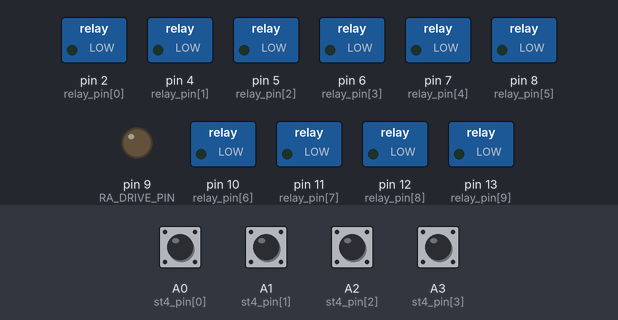
This sketch was run on a simulated Arduino Uno, built with avr-gcc and run on an emulated ATmega328P. On the bench: switched loads named in the sketch (green lamp = pin HIGH), output pins drawn as LEDs (lit = HIGH). The inputs (shaded band) are chosen by the test bench; at power-on: A0 (st4_pin[0]), A1 (st4_pin[1]), A2 (st4_pin[2]), A3 (st4_pin[3]) HIGH.

Above: at 1.2 s.
1.3 s: A1 (st4_pin[1]) pulled LOW for 0.15 s
At 1.37 s:
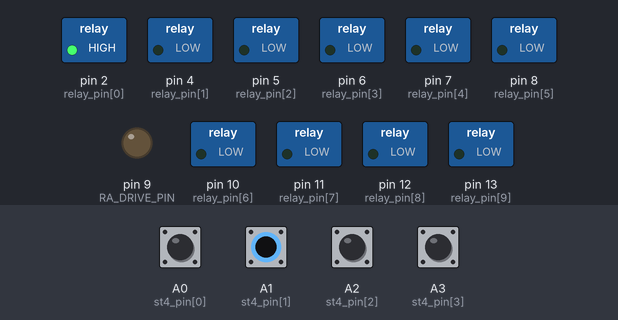
2.9 s: A2 (st4_pin[2]) pulled LOW for 0.15 s
At 2.97 s:
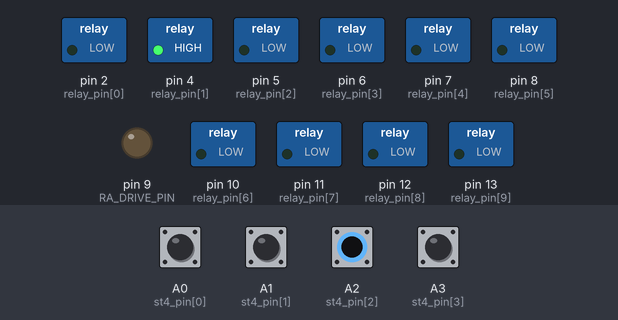
Timing chart, 0 to 5.9 s (numbered marks = the images above; inputs shaded):
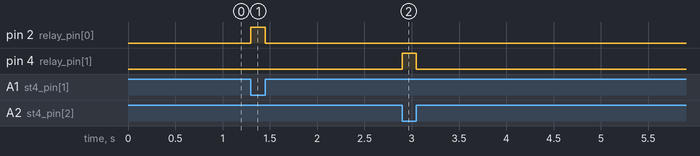

The sketch:

tinsley_motor_controller.ino
```cpp
#include <TimerOne.h>
#include <Wire.h>

const int I2C_ADDR = 42;
const int RA_DRIVE_PIN = 9;
const int LED_PIN = 13; // used for relay

const int relay_pin[] = {2, 4, 5, 6, 7, 8, 10, 11, 12, 13};
const int N_RELAYS = 10;
const int relay_nav_mask = 0x033; // N is 0x001 ... dome_right is 0x200
const int relay_north_mask = 0x001;
const int relay_south_mask = 0x002;
int prev_relays;
int relays;

const int st4_pin[] = {A0, A1, A2, A3};
const int st4_east = 0;
const int st4_north = 1;
const int st4_south = 2;
const int st4_west = 3;

const int RADuty = 10;
const int RADefaultRate = 8311; // sidereal
int curRARate, RARate, RAGuiding;
const int RAGuideMask = 16384;
const int RARateMask = RAGuideMask - 1;
const int RASolar = 8333;
const int RADeltaEast = 10526 - RASolar; // ST-4 Guiding, -25Hz
const int RADeltaWest = 6897 - RASolar; // ST-4 Guiding, +25Hz

const int N_I2C_BYTE = 32;

uint8_t i2c_command;
uint8_t i2c_data_in[N_I2C_BYTE];
uint8_t i2c_data_out[N_I2C_BYTE];
int i2c_bytes_out;

void setRA(int rate) {
    if(rate == 0) {
        Timer1.pwm(RA_DRIVE_PIN, 0, RADefaultRate); // off
    } else {
        Timer1.pwm(RA_DRIVE_PIN, RADuty, rate);
    }
}

void setup() {
    for(int idx = 0; idx < N_RELAYS; ++idx) {
        digitalWrite(relay_pin[idx], 0);
        pinMode(relay_pin[idx], OUTPUT);
    }
    prev_relays = 0;
    relays = 0;
    for(int idx = 0; idx < 4; ++idx) {
        pinMode(st4_pin[idx], INPUT_PULLUP);
    }
    curRARate = RADefaultRate;
    pinMode(RA_DRIVE_PIN, OUTPUT);
    Timer1.initialize(RADefaultRate);
    setRA(0); // off
	Wire.begin(I2C_ADDR);
	Wire.onReceive(ALAMODE_onReceive);
	Wire.onRequest(ALAMODE_onRequest);
    i2c_bytes_out = 0;
}

void ALAMODE_onReceive(int n_byte) {
    i2c_command = Wire.read();
    int idx = 0;
    while(Wire.available() && (idx < N_I2C_BYTE)){
        i2c_data_in[idx] = Wire.read();
        idx++;
    }
    if(i2c_command == 'F' && idx >= 2) {
        relays = i2c_data_in[0] << 8 | i2c_data_in[1];
    }
    if(i2c_command == 'R' && idx >= 2) {
        RARate = i2c_data_in[0] << 8 | i2c_data_in[1];
        RAGuiding = (RARate & RAGuideMask) != 0;
        RARate &= RARateMask;
    }
}

uint8_t data[5];

void ALAMODE_onRequest() {
    if(i2c_bytes_out < 1) { // not sure if this is an issue, just being defensive
        i2c_bytes_out = 1;
        i2c_data_out[0] = 255;
    }
	Wire.write(i2c_data_out, i2c_bytes_out);
}

void loop() {
    int RADelta = 0;
    int RTRelays = relays;
    if(((relays & relay_nav_mask) == 0) && RAGuiding == 0) {
        int st4_n = digitalRead(st4_pin[st4_north]);
        int st4_s = digitalRead(st4_pin[st4_south]);
        if(st4_n != st4_s) { // prohibit contention
            if(st4_n == 0) RTRelays |= relay_north_mask;
            if(st4_s == 0) RTRelays |= relay_south_mask;
        }
        int st4_e = digitalRead(st4_pin[st4_east]);
        int st4_w = digitalRead(st4_pin[st4_west]);
        if(st4_e != st4_w) { // prohibit contention
            if(st4_e == 0) RADelta = RADeltaEast;
            if(st4_w == 0) RADelta = RADeltaWest;
        }
    }
    int delta = RTRelays ^ prev_relays;
    if(delta) {
        for(int mask = 1, idx = 0; idx < N_RELAYS; mask <<= 1, ++idx) {
            if(delta & mask) {
                digitalWrite(relay_pin[idx], RTRelays & mask ? 1 : 0);
            }
        }
        prev_relays = RTRelays;
    }
    int RA_RTRate = RARate;
    if(RA_RTRate != 0) RA_RTRate += RADelta;
    if(curRARate != RA_RTRate) {
        curRARate = RA_RTRate;
        setRA(curRARate);
    }
}
```

Measured:
- after the input at 1.3 s, pin 2 (relay_pin[0]): LOW → HIGH at once, → LOW 0.15 s later
- after the input at 2.9 s, pin 4 (relay_pin[1]): LOW → HIGH at once, → LOW 0.15 s later
